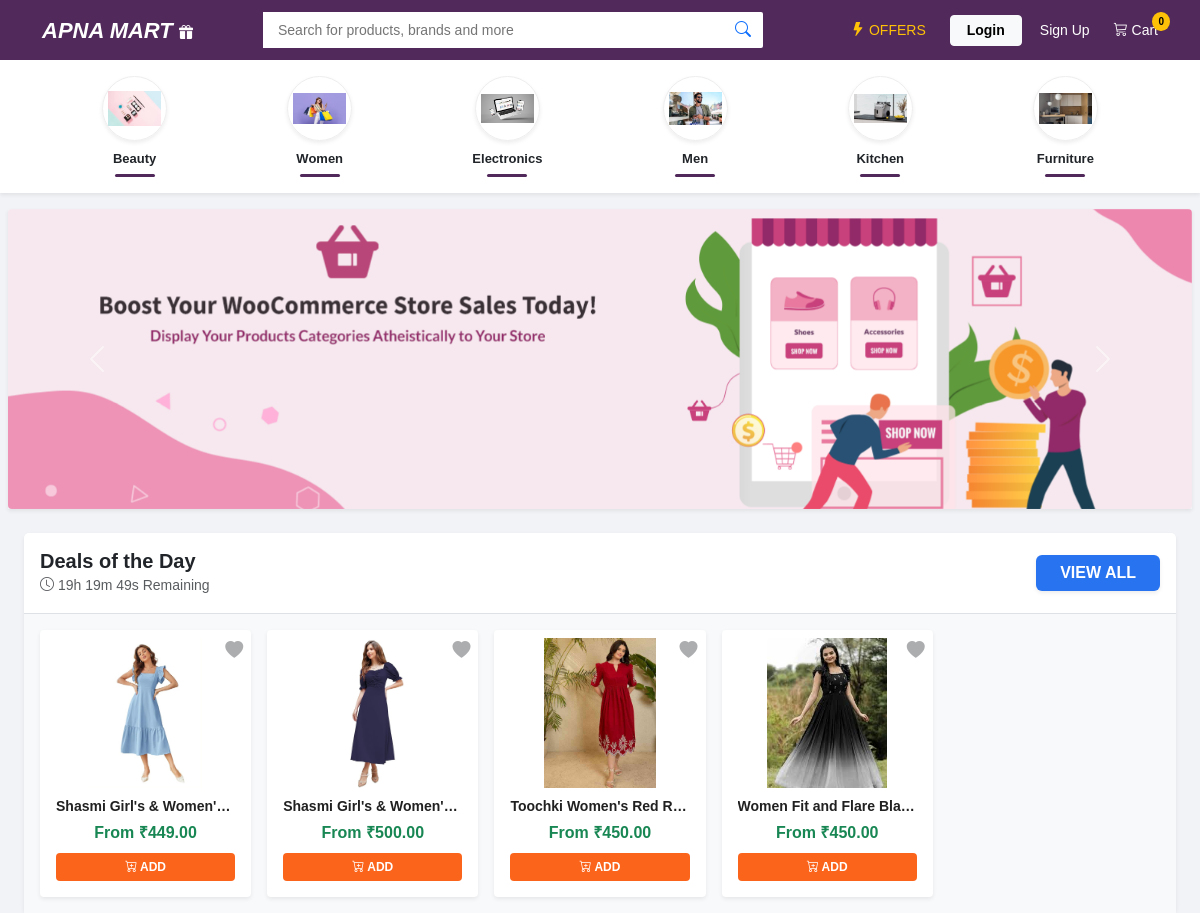
The app's page /category/Women/ with its own data.
### ebook/models.py (models this page shows, shortened)
class Category(models.Model):
    name = models.CharField(max_length=100)
    slug = models.SlugField(unique=True)
    image = models.ImageField(upload_to='categories/')
    class Meta:
        verbose_name_plural = "Categories"

class Slider(models.Model):
    title = models.CharField(max_length=100, blank=True, null=True)
    image = models.ImageField(upload_to='sliders/')
    link = models.URLField(blank=True, null=True)

class Product(models.Model):
    category = models.ForeignKey(Category, on_delete=models.CASCADE, related_name='products')
    name = models.CharField(max_length=200)
    image = models.ImageField(upload_to='products/')
    description = models.TextField()
    price = models.DecimalField(max_digits=10, decimal_places=2)
    old_price = models.DecimalField(max_digits=10, decimal_places=2, null=True, blank=True)
    stock = models.IntegerField()
    available = models.BooleanField(default=True)
    created_at = models.DateTimeField(auto_now_add=True)

### ebook/views.py (the view)
# urls.py: path('category/<slug:slug>/', views.category_products, name='category_products'),
def category_products(request, slug):
    category = get_object_or_404(Category, slug=slug)
    products = Product.objects.filter(category=category, available=True).order_by('-id')
    sliders = Slider.objects.all()  # Added to fix missing slider on category pages
    categories = Category.objects.all()
    return render(request, 'ebook/index.html', {
        'products': products,
        'categories': categories,
        'sliders': sliders,
        'selected_category': category.name,
        'wishlist_count': get_wishlist_count(request)
    })

### ebook/context_processors.py (called while the page is built)
def category_renderer(request):
    return {
        'categories': Category.objects.all()
    }

def cart_count(request):
    if request.user.is_authenticated:
        count = CartItem.objects.filter(user=request.user).count()
    else:
        count = 0
    return {'cart_count': count}

### ebook/views.py (called while the page is built)
def get_wishlist_count(request):
    if request.user.is_authenticated:
        return Wishlist.objects.filter(user=request.user).count()
    return 0

### ebook/templates/ebook/index.html (shortened to what this page needs)
{% extends 'ebook/base.html' %}
{% block content %}
<div class="container-fluid bg-white py-3 shadow-sm mb-3">
    <div class="container d-flex justify-content-around text-center overflow-auto hide-scrollbar">
        {% for cat in categories %}
        <div class="category-item">
            <a href="{% url 'category_products' cat.slug %}" class="text-decoration-none text-dark">
                <div class="cat-circle shadow-sm mb-2" style="width: 65px; height: 65px; border-radius: 50%; overflow: hidden; border: 1px solid #eee; margin: 0 auto;">
                    {% if cat.image %}
                        <img src="{{ cat.image.url }}" style="width: 100%; height: 100%; object-fit: contain; padding: 5px;">
                    {% endif %}
                </div>
                <p class="mb-0 fw-bold" style="font-size: 13px;">{{ cat.name }}</p>
                <div style="height: 3px; background: #51295a; width: 40px; margin: 5px auto 0; border-radius: 10px;"></div>
            </a>
        </div>
        {% endfor %}
    </div>
</div>
<div class="container-fluid px-2 mb-4">
    <div id="heroSlider" class="carousel slide shadow-sm" data-bs-ride="carousel">
        <div class="carousel-inner rounded-1">
            {% if sliders %}
                {% for slider in sliders %}
                <div class="carousel-item {% if forloop.first %}active{% endif %}">
                    <img src="{{ slider.image.url }}" class="d-block w-100" style="height: 300px; object-fit: cover;">
                </div>
                {% endfor %}
            {% else %}
                <div class="carousel-item active">
                    <img src="https://rukminim1.flixcart.com/flap/1680/1680/image/8b9797734137077e.jpg?q=50" class="d-block w-100" style="height: 300px; object-fit: cover;">
                </div>
            {% endif %}
        </div>
        <button class="carousel-control-prev" type="button" data-bs-target="#heroSlider" data-bs-slide="prev">
            <span class="carousel-control-prev-icon"></span>
        </button>
        <button class="carousel-control-next" type="button" data-bs-target="#heroSlider" data-bs-slide="next">
            <span class="carousel-control-next-icon"></span>
        </button>
    </div>
</div>
<div class="container-fluid px-4">
    <div class="card border-0 shadow-sm">
        <div class="card-header bg-white d-flex justify-content-between align-items-center py-3 border-bottom">
            <div>
                <h5 class="mb-0 fw-bold">Deals of the Day</h5>
                <small class="text-muted"><i class="bi bi-clock"></i> 19h 19m 49s Remaining</small>
            </div>
            <a href="{% url 'all_products' %}" class="btn btn-primary px-4 shadow-sm" style="background: #2874f0; border: none; font-weight: bold;">VIEW ALL</a>
        </div>
        <div class="card-body bg-light">
            <div class="row row-cols-2 row-cols-md-5 g-3">
                {% for product in products %}
                <div class="col">
                    <div class="card h-100 border-0 shadow-sm p-3 text-center product-card position-relative">
                        <a href="{% url 'toggle_wishlist' product.id %}" class="position-absolute top-0 end-0 p-2 text-decoration-none" style="z-index: 10;">
                            <i class="bi bi-heart-fill {% if product.id in wishlist_ids %}text-danger{% else %}text-muted opacity-50{% endif %}" style="font-size: 18px; transition: 0.3s;"></i>
                        </a>
                        <a href="{% url 'product_detail' product.id %}" class="text-decoration-none text-dark">
                            <div class="img-container" style="height: 150px; display: flex; align-items: center; justify-content: center;">
                                <img src="{{ product.image.url }}" style="max-height: 100%; max-width: 100%; object-fit: contain;" class="mb-3">
                            </div>
                            <p class="mb-1 fw-bold text-truncate" style="font-size: 14px; color: #212121;">{{ product.name }}</p>
                            <p class="text-success fw-bold mb-0">From ₹{{ product.price }}</p>
                        </a>
                        <div class="mt-2">
                            <a href="{% url 'add_to_cart' product.id %}" class="btn btn-sm w-100 fw-bold" style="background-color: #fb641b; color: white; font-size: 12px;">
                                <i class="bi bi-cart-plus"></i> ADD
                            </a>
                        </div>
                    </div>
                </div>
                {% endfor %}
            </div>
        </div>
    </div>
</div>
{% endblock %}

### ebook/templates/ebook/base.html (style rules this page uses)
body { background-color: #f1f3f6; font-family: Arial, sans-serif; }

### ebook/templates/ebook/index.html (style rules this page uses)
.product-card { transition: transform 0.3s, box-shadow 0.3s; border-radius: 4px !important; }
.hide-scrollbar { -ms-overflow-style: none; scrollbar-width: none; }

### records on screen
Category: image (picture), name "Beauty"
Category: image (picture), name "Women"
Category: image (picture), name "Electronics"
Category: image (picture), name "Men"
Category: image (picture), name "Kitchen"
Category: image (picture), name "Furniture"
Slider: image (picture)
Product: image (picture), name "Shasmi Girl's & Women'…", price "449.00"
Product: image (picture), name "Shasmi Girl's & Women'…", price "500.00"
Product: image (picture), name "Toochki Women's Red R…", price "450.00"
Product: image (picture), name "Women Fit and Flare Bla…", price "450.00"
